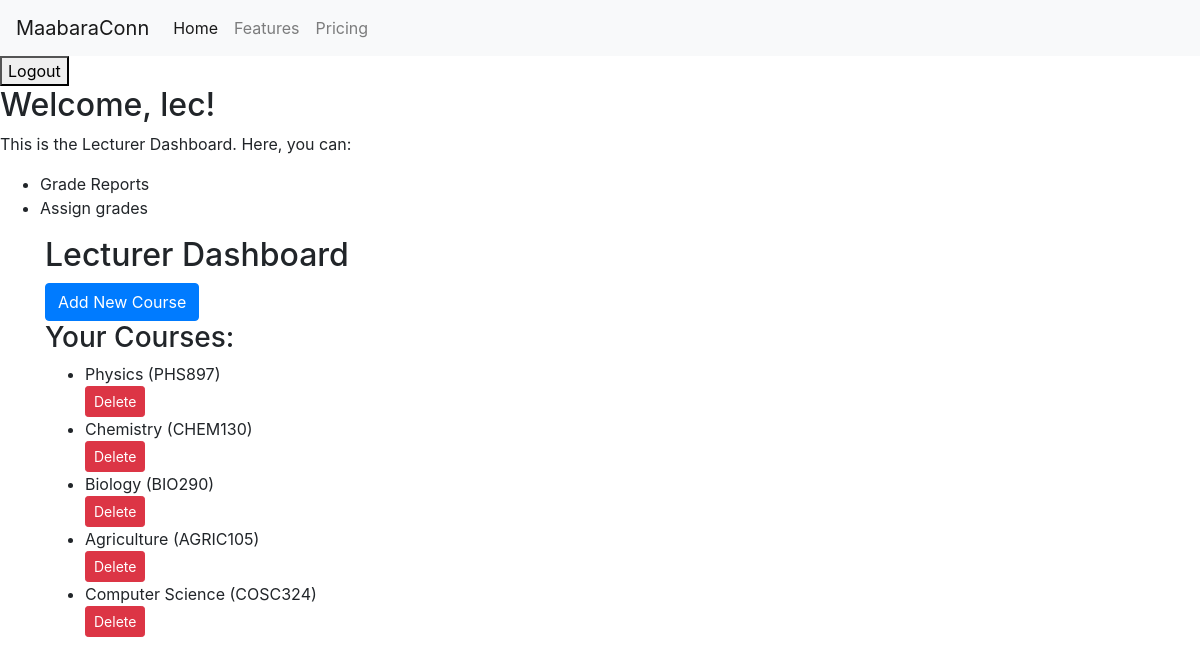
/users/dashboard/ (signed in), run on an earlier commit of the app's database.
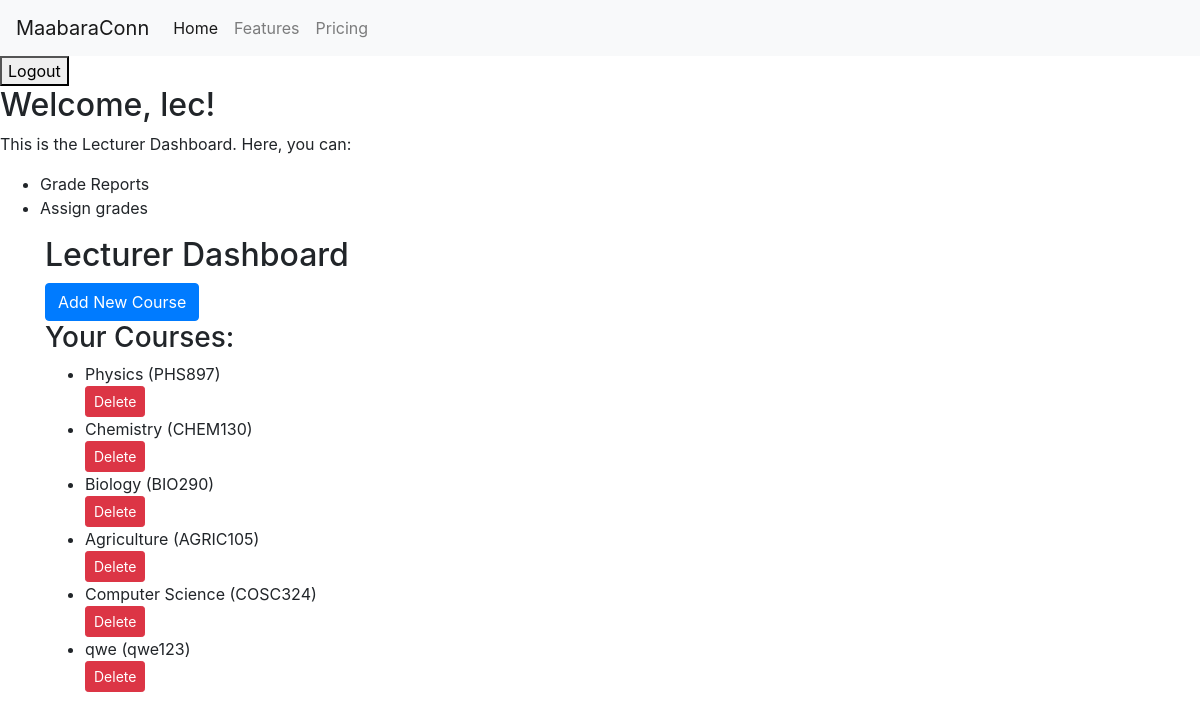
And on a later commit of the database.
### users/models.py (models this page shows, shortened)
class Course(models.Model):
    name = models.CharField(max_length=255, unique=True)
    code = models.CharField(max_length=10, unique=True)
    lecturer = models.ForeignKey(
        User, on_delete=models.CASCADE, related_name='courses')
    student = models.ManyToManyField(
        User, related_name='enrolled_courses', blank=False)

### users/views.py (the view, shortened to what this page needs)
# urls.py: path('dashboard/', views.dashboard, name='dashboard'),
@login_required
def dashboard(request):
    if request.user.role == User.Role.STUDENT:
        courses = Course.objects.filter(
            student=request.user)  # Example query
        lab_reports = LabReport.objects.filter(
            creator=request.user)  # Example query
        grades = Grade.objects.filter(
            lab_report__creator=request.user)  # Example query
        enrolled_courses = request.user.enrolled_courses.all()
        available_courses = Course.objects.exclude(
            id__in=enrolled_courses.values_list('id', flat=True))
        lab_reports = LabReport.objects.filter(creator=request.user)
        grades = Grade.objects.filter(lab_report__creator=request.user)
        context = {
            'enrolled_courses': enrolled_courses,
            'available_courses': available_courses,
            'lab_reports': lab_reports,
            'grades': grades,
            'courses': courses
        }
        return render(request, 'users/student_dashboard.html', context)
    elif request.user.role == User.Role.LECTURER:
        courses_taught = Course.objects.filter(
            lecturer=request.user)  # Example query
        pending_reports = LabReport.objects.filter(
            laboratory__course__lecturer=request.user, status='Pending')  # Example query
        context = {
            'courses': courses_taught,
            'pending_reports': pending_reports,
        }
        return render(request, 'users/lecturer_dashboard.html', context)
    else:
        return HttpResponse("Your role is not defined for a specific dashboard.")

### users/templates/users/lecturer_dashboard.html (shortened to what this page needs)
{% extends 'base.html' %} {% block content %}
<h2>Welcome, {{ request.user.username }}!</h2>
<p>This is the Lecturer Dashboard. Here, you can:</p>
<ul>
  <li>Grade Reports</li>
  <li>Assign grades</li>
</ul>
<div class="container">
  <h2>Lecturer Dashboard</h2>
  <a href="{% url 'add_course' %}" class="btn btn-primary">Add New Course</a>
  <h3>Your Courses:</h3>
  {% if courses %}
  <ul>
    {% for course in courses %}
    <li>{{ course.name }} ({{ course.code }})</li>
    <form
      action="{% url 'delete_course' course.id %}"
      method="post"
      style="display: inline"
    >
      <button type="submit" class="btn btn-danger btn-sm">Delete</button>
    </form>
    {% endfor %}
  </ul>
  {% else %}
  <p>You haven't created any courses yet.</p>
  {% endif %}
</div>
{% endblock %}

What changed in the data, as far as the page shows it:
added Course: name "qwe", code "qwe123"
